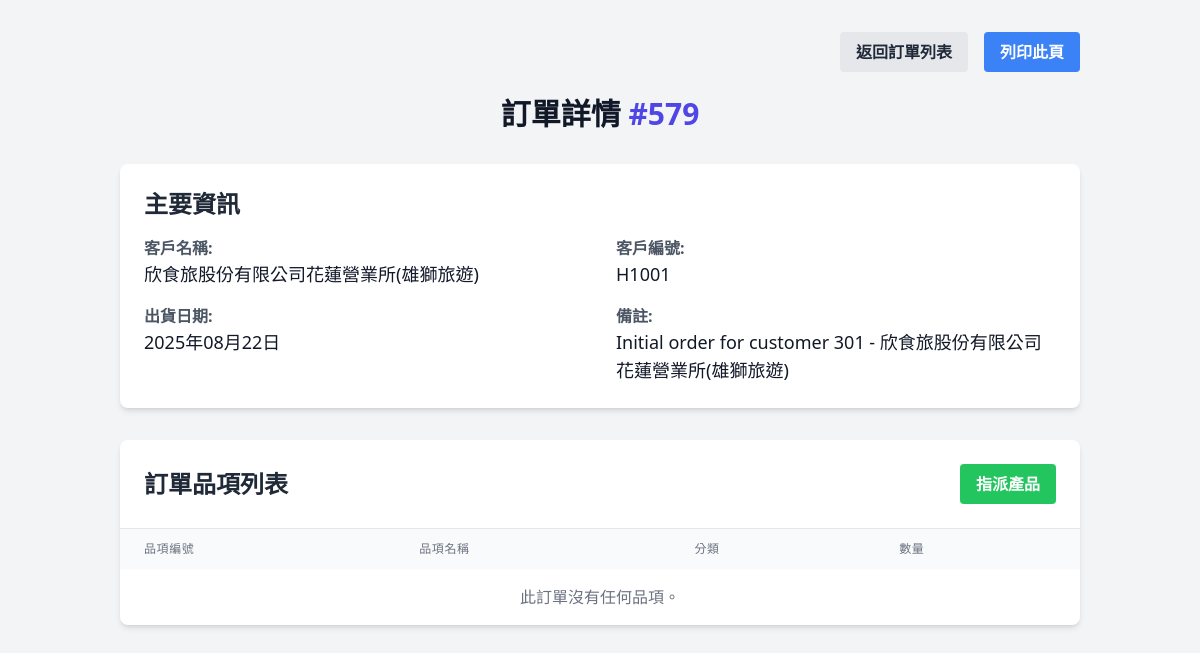
The app's page /function/view_order_details.php?id=579 with its own data.
### tables this page shows
CREATE TABLE `orders` (
  `id` bigint(20) NOT NULL,
  `customer_id` int(11) NOT NULL,
  `shipment_date` datetime NOT NULL,
  `remarks` varchar(500) DEFAULT NULL,
  `order_time` timestamp NOT NULL DEFAULT current_timestamp()
);

CREATE TABLE `customer` (
  `id` int(11) NOT NULL,
  `name(abbreviation)` varchar(255) NOT NULL,
  `cus_code` varchar(255) NOT NULL,
  `line_id` varchar(255) NOT NULL,
  `is_active` tinyint(1) NOT NULL DEFAULT 1
);

### function/view_order_details.php (the view, shortened to what this page needs)
<?php
require_once '../connection.php';
$order_id = intval($_GET['id']);
$sql_order = "SELECT
                  o.id,
                  o.shipment_date,
                  o.remarks,
                  c.`name(abbreviation)` as customer_name,
                  c.cus_code
              FROM orders o
              JOIN customer c ON o.customer_id = c.id
              WHERE o.id = ?";
$stmt_order = $conn->prepare($sql_order);
$stmt_order->bind_param("i", $order_id);
$stmt_order->execute();
$result_order = $stmt_order->get_result();
$order = $result_order->fetch_assoc();
$sql_items = "SELECT
                  oi.quantity,
                  i.id as item_id,
                  i.item_code,
                  i.item_name,
                  i.category
              FROM order_items oi
              JOIN item i ON oi.item_id = i.id
              WHERE oi.order_id = ?
              ORDER BY i.category, i.item_name";
$stmt_items = $conn->prepare($sql_items);
$stmt_items->bind_param("i", $order_id);
$stmt_items->execute();
$result_items = $stmt_items->get_result();
?>
<!DOCTYPE html>
<html lang="zh-Hant">
<head>
    <script src="https://cdn.tailwindcss.com"></script>
</head>
<body class="bg-gray-100 text-gray-800">
<div class="container mx-auto p-4 sm:p-6 lg:p-8">
    <div class="no-print mb-6 flex justify-end gap-4">
        <a href="../orders.php" class="bg-gray-200 hover:bg-gray-300 text-gray-800 font-bold py-2 px-4 rounded">
            返回訂單列表
        </a>
        <button onclick="window.print()" class="bg-blue-500 hover:bg-blue-600 text-white font-bold py-2 px-4 rounded">
            列印此頁
        </button>
    </div>
    <header class="mb-8 text-center">
        <h1 class="text-3xl font-bold text-gray-900">訂單詳情 <span class="text-indigo-600">#<?php echo htmlspecialchars($order['id']); ?></span></h1>
    </header>
    <div class="bg-white rounded-lg shadow-md p-6 mb-8">
        <h2 class="text-2xl font-semibold text-gray-800 mb-4">主要資訊</h2>
        <div class="grid grid-cols-1 md:grid-cols-2 gap-x-8 gap-y-4">
            <div>
                <strong class="text-gray-600">客戶名稱:</strong>
                <p class="text-gray-900 text-lg"><?php echo htmlspecialchars($order['customer_name']); ?></p>
            </div>
            <div>
                <strong class="text-gray-600">客戶編號:</strong>
                <p class="text-gray-900 text-lg"><?php echo htmlspecialchars($order['cus_code']); ?></p>
            </div>
            <div>
                <strong class="text-gray-600">出貨日期:</strong>
                <p class="text-gray-900 text-lg"><?php echo date("Y年m月d日", strtotime($order['shipment_date'])); ?></p>
            </div>
            <div>
                <strong class="text-gray-600">備註:</strong>
                <p class="text-gray-900 text-lg"><?php echo !empty($order['remarks']) ? htmlspecialchars($order['remarks']) : '無'; ?></p>
            </div>
        </div>
    </div>
    <div class="bg-white rounded-lg shadow-md overflow-hidden">
        <div class="p-6 border-b flex items-center justify-between">
            <h2 class="text-2xl font-semibold text-gray-800">訂單品項列表</h2>
            <a href="assign_product.php?order_id=<?php echo htmlspecialchars($order['id']); ?>" class="no-print bg-green-500 hover:bg-green-600 text-white font-bold py-2 px-4 rounded">
                指派產品
            </a>
        </div>
        <div class="overflow-x-auto">
            <table class="w-full table-auto">
                <thead class="bg-gray-50">
                    <tr>
                        <th class="px-6 py-3 text-left text-xs font-medium text-gray-500 uppercase tracking-wider">品項編號</th>
                        <th class="px-6 py-3 text-left text-xs font-medium text-gray-500 uppercase tracking-wider">品項名稱</th>
                        <th class="px-6 py-3 text-left text-xs font-medium text-gray-500 uppercase tracking-wider">分類</th>
                        <th class="px-6 py-3 text-left text-xs font-medium text-gray-500 uppercase tracking-wider">數量</th>
                    </tr>
                </thead>
                <tbody class="divide-y divide-gray-200">
                    <?php
                    if ($result_items->num_rows > 0) {
                        while($item = $result_items->fetch_assoc()) {
                            echo "<tr>";
                            echo "<td class='px-6 py-4 whitespace-nowrap text-sm text-gray-700'>" . htmlspecialchars($item["item_code"]) . "</td>";
                            echo "<td class='px-6 py-4 whitespace-nowrap text-sm font-medium text-gray-900'>" . htmlspecialchars($item['item_name']) . "</td>";
                            echo "<td class='px-6 py-4 whitespace-nowrap text-sm text-gray-700'>" . htmlspecialchars($item["category"]) . "</td>";
                            echo "<td class='px-6 py-4 whitespace-nowrap text-sm font-semibold text-gray-900'>" . htmlspecialchars($item['quantity']) . "</td>";
                            echo "</tr>";
                        }
                    } else {
                        echo "<tr><td colspan='4' class='text-center px-6 py-4 text-gray-500'>此訂單沒有任何品項。</td></tr>";
                    }
                    ?>
                </tbody>
            </table>
        </div>
    </div>
</div>
</body>
</html>

### records on screen
orders: id "579", customer "欣食旅股份有限公司花蓮營業所(雄獅旅遊)", customer.cus_code "H1001", shipment_date "2025年08月22日", remarks "Initial order for customer 301 - 欣食旅股份有限公司花蓮營業所(雄獅旅遊)"
